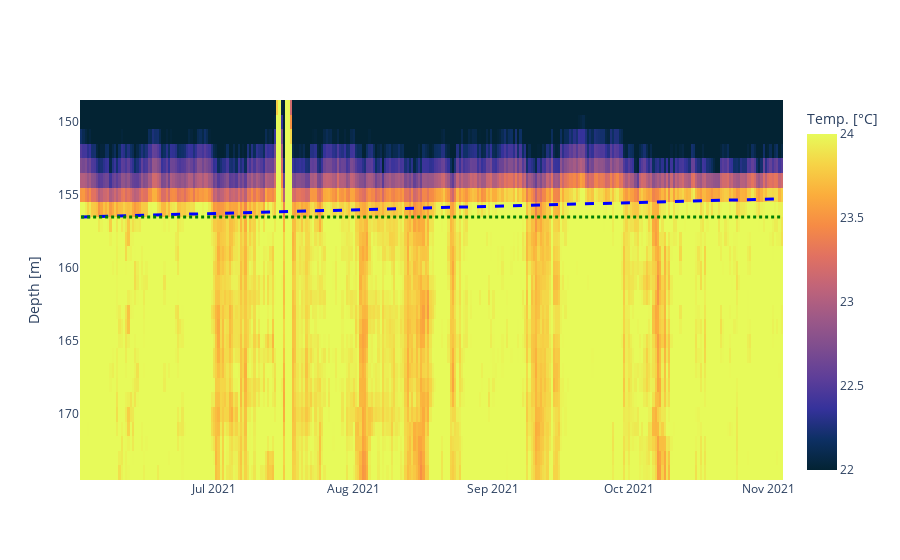

The code cell stored with this chart in its notebook:
### Markdown cell above
# water level rise chan 5 - 8

### Code cell
# Resample data
resample_hours=12
col=Schacht_7and8_0_down.columns[145:175]
resample_data=Schacht_7and8_0_down[col].resample(f"{resample_hours}H").mean()

# so both plots have same shape in thesis
col=resample_data.columns[4:]
resample_data[col]

plot_water_rise(resample_data[col],plot_save=masterthesis_save,linear_curve=[156.5,0.008],data_type="chan58",show_additional_water_level_info=False)

### Figure 1 — Plotly figure (JSON) as saved in the notebook; plotly's stock layout.template omitted (floating-point values rounded to 4 significant figures; data arrays with more than 128 entries replaced by an {"elided": "..."} marker saying what was removed)
{"data": [{"colorbar": {"title": {"text": "Temp. [°C]"}}, "colorscale": [[0, "rgb(3, 35, 51)"], [0.09091, "rgb(13, 48, 100)"], [0.1818, "rgb(53, 50, 155)"], [0.2727, "rgb(93, 62, 153)"], [0.3636, "rgb(126, 77, 143)"], [0.4545, "rgb(158, 89, 135)"], [0.5455, "rgb(193, 100, 121)"], [0.6364, "rgb(225, 113, 97)"], [0.7273, "rgb(246, 139, 69)"], [0.8182, "rgb(251, 173, 60)"], [0.9091, "rgb(246, 211, 70)"], [1, "rgb(231, 250, 90)"]], "name": "Temperature ", "type": "heatmap", "x": {"elided": "312 str values"}, "y": [149, 150, 151, 152, 153, 154, 155, 156, 157, 158, 159, 160, 161, 162, 163, 164, 165, 166, 167, 168, 169, 170, 171, 172, 173, 174], "yaxis": "y", "z": {"elided": "26x312 float values"}, "zmax": 24, "zmin": 22}, {"fillcolor": "blue", "line": {"color": "blue", "dash": "dash", "width": 3}, "name": "line fit", "type": "scatter", "x": {"elided": "312 str values"}, "xaxis": "x", "y": {"elided": "312 float values"}, "yaxis": "y"}, {"fillcolor": "black", "line": {"color": "green", "dash": "dot", "width": 3}, "name": "line horizontal", "type": "scatter", "x": {"elided": "312 str values"}, "xaxis": "x", "y": {"elided": "312 float values"}, "yaxis": "y"}], "layout": {"showlegend": false, "xaxis": {"anchor": "y", "domain": [0, 1]}, "yaxis": {"anchor": "x", "autorange": "reversed", "domain": [0, 1], "title": {"text": "Depth [m]"}}}}
